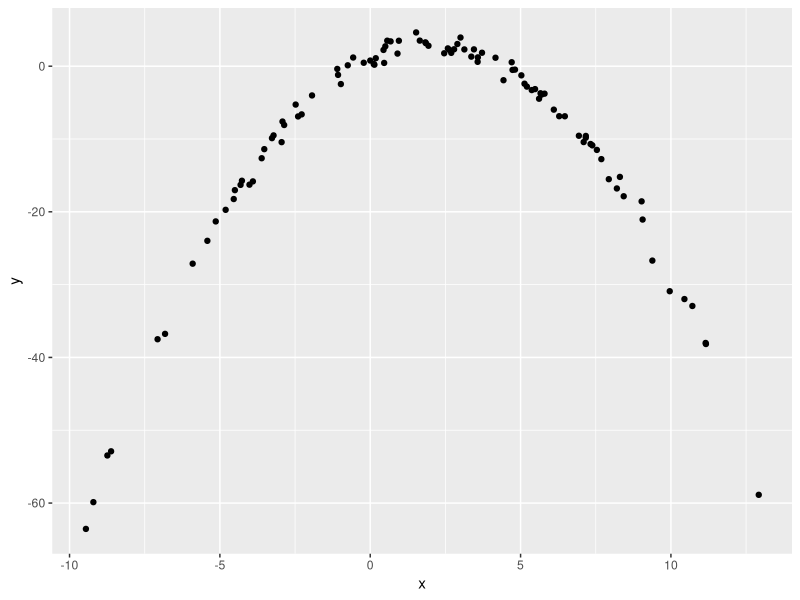

Generate this figure with R:
## ---- chunk 1
library(tidyverse)

df = tibble( 
  x=rnorm(100,2,5), 
  y = 1 + 2 * x - .5 * x ^ 2 + rnorm(100)
)
 
df |> ggplot(aes(x = x, y = y)) + 
  geom_point()
